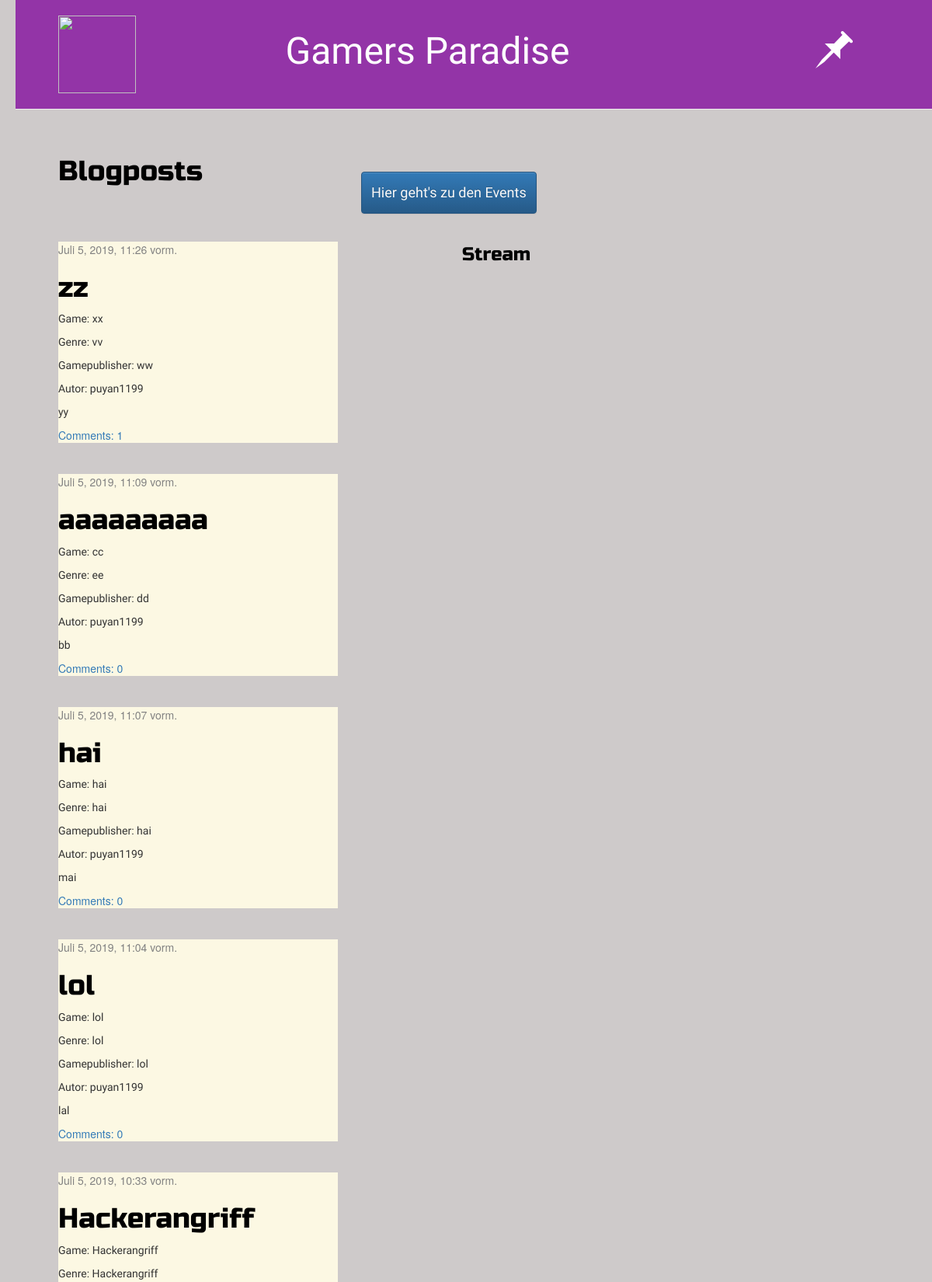
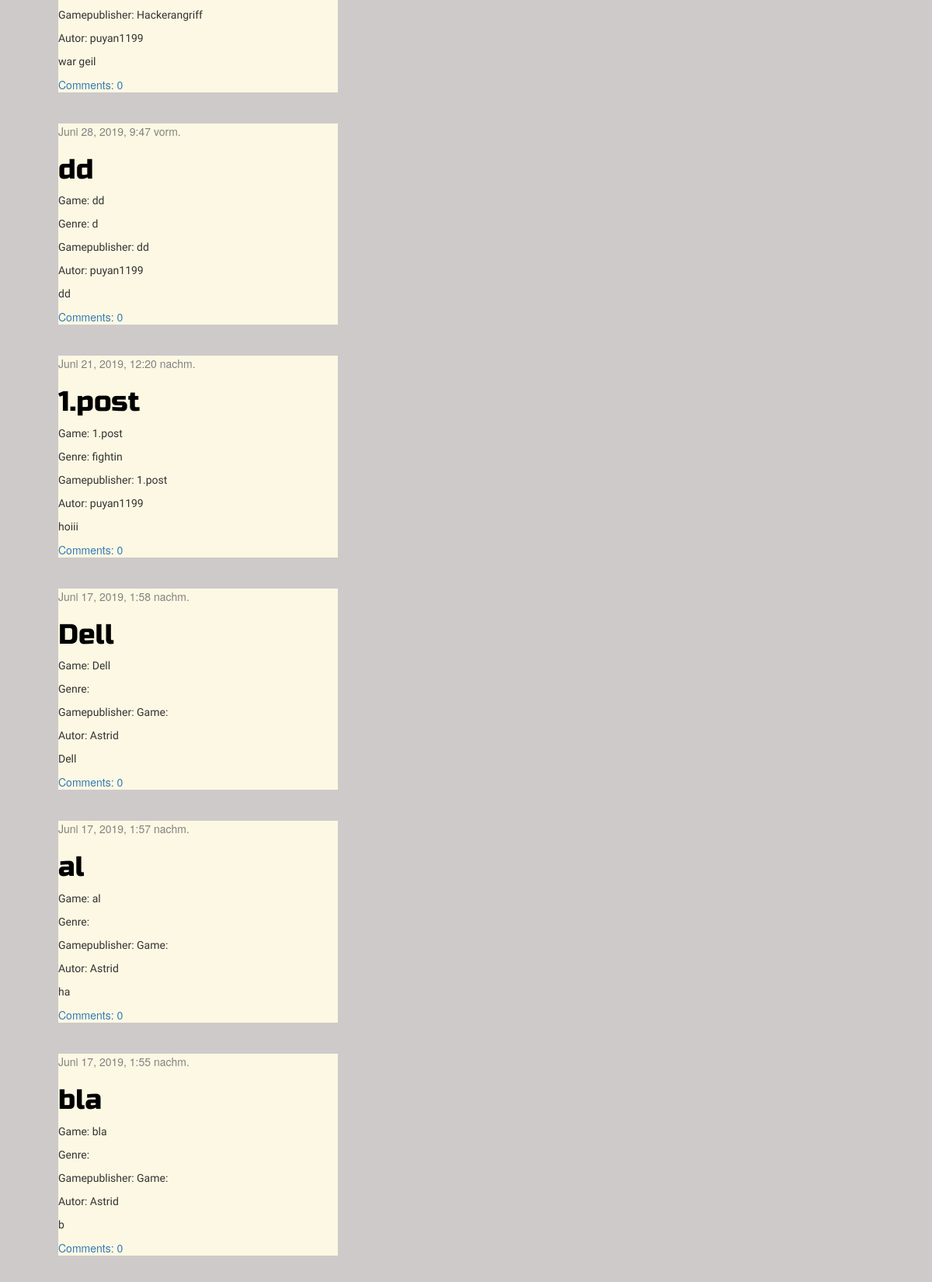
Screenshot of / (signed in, upper part) with the database file from the repository (2 pictures, top to bottom).
### blog/models.py (models this page shows, shortened)
class Post(models.Model):
    author = models.ForeignKey(settings.AUTH_USER_MODEL, on_delete=models.CASCADE)
    title = models.CharField(max_length=200)
    text = models.TextField()
    created_date = models.DateTimeField(default=timezone.now)
    published_date = models.DateTimeField(blank=True, null=True)
    game = models.CharField(max_length=200, default=' ')
    gamepublisher = models.CharField(max_length=200, default=' ')
    genre = models.CharField(max_length=200, default=' ')

### blog/views.py (the view)
# urls.py: path('', views.post_list, name='post_list'),
def post_list(request):
    posts = Post.objects.filter(published_date__lte=timezone.now()).order_by('published_date')
    return render(request, 'blog/post_list.html', {'posts': posts})

### blog/templates/blog/post_list.html (shortened to what this page needs)
{% extends 'blog/base.html' %}
{% block content %}
<div class="row">
    <div class="col-md-6">
        <h1>Blogposts</h1>
        <br>
        <br>
        <br>
        {% for post in posts reversed %}
        <div class="bg-warning">
            <div class="post">
                <div class="date">
                    {{ post.published_date }}
                </div>
                <h1><a href="{% url 'post_detail' pk=post.pk %}">{{ post.title }}</a></h1>
            <p> Game: {{ post.game|linebreaksbr }}</p>
            <p> Genre: {{ post.genre|linebreaksbr }}</p>
            <p> Gamepublisher: {{ post.gamepublisher|linebreaksbr }}</p>
            <p> Autor: {{ post.author|linebreaksbr }}</p>
            <p>{{ post.text|linebreaksbr }}</p>
            <a href="{% url 'post_detail' pk=post.pk %}">Comments: {{ post.comments.count }}</a>
            </div>
        </div>
        <br>
        <br>
        {% endfor %}
    </div>
    <br>
    <br>
    <div class="col-md-5">
        <button type="button" class="btn btn-primary"><h4><a href="{% url 'event_list' %}">Hier geht's zu den Events</a></h4></button>
        <br>
        <br>
    </div>
        <div class="col-md-2 col-md-offset-2">
            <h3>Stream</h3>
                <br>
                </div>
        </div>
</div>
{% endblock %}

### blog/static/css/blog.css (style rules this page uses)
h1 a { color: rgb(0, 0, 0); font-family: 'Russo One', sans-serif; }
h4 a { color: rgb(250, 250, 250); font-family: 'Black Ops One', cursive; }
body { padding-left: 20px; background-color: rgb(206, 202, 202); }
h1, h2, h3, h4 { font-family: 'Russo One', sans-serif; color:black; }
p { font-family: 'Saira Semi Condensed', sans-serif; }
.date { color: #828282; }

### rows the page displays
Post: published_date "Juli 5, 2019, 11:26 vorm.", title "zz", game "xx", genre "vv", gamepublisher "ww", author "puyan1199", text "yy", comments.count "1"
Post: published_date "Juli 5, 2019, 11:09 vorm.", title "aaaaaaaaa", game "cc", genre "ee", gamepublisher "dd", author "puyan1199", text "bb", comments.count "0"
Post: published_date "Juli 5, 2019, 11:07 vorm.", title "hai", game "hai", genre "hai", gamepublisher "hai", author "puyan1199", text "mai", comments.count "0"
Post: published_date "Juli 5, 2019, 11:04 vorm.", title "lol", game "lol", genre "lol", gamepublisher "lol", author "puyan1199", text "lal", comments.count "0"
Post: published_date "Juli 5, 2019, 10:33 vorm.", title "Hackerangriff", game "Hackerangriff", genre "Hackerangriff", gamepublisher "Hackerangriff", author "puyan1199", text "war geil", comments.count "0"
Post: published_date "Juni 28, 2019, 9:47 vorm.", title "dd", game "dd", genre "d", gamepublisher "dd", author "puyan1199", text "dd", comments.count "0"
Post: published_date "Juni 21, 2019, 12:20 nachm.", title "1.post", game "1.post", genre "fightin", gamepublisher "1.post", author "puyan1199", text "hoiii", comments.count "0"
Post: published_date "Juni 17, 2019, 1:58 nachm.", title "Dell", game "Dell", gamepublisher "Game:", author "Astrid", text "Dell", comments.count "0"
Post: published_date "Juni 17, 2019, 1:57 nachm.", title "al", game "al", gamepublisher "Game:", author "Astrid", text "ha", comments.count "0"
Post: published_date "Juni 17, 2019, 1:55 nachm.", title "bla", game "bla", gamepublisher "Game:", author "Astrid", text "b", comments.count "0"
